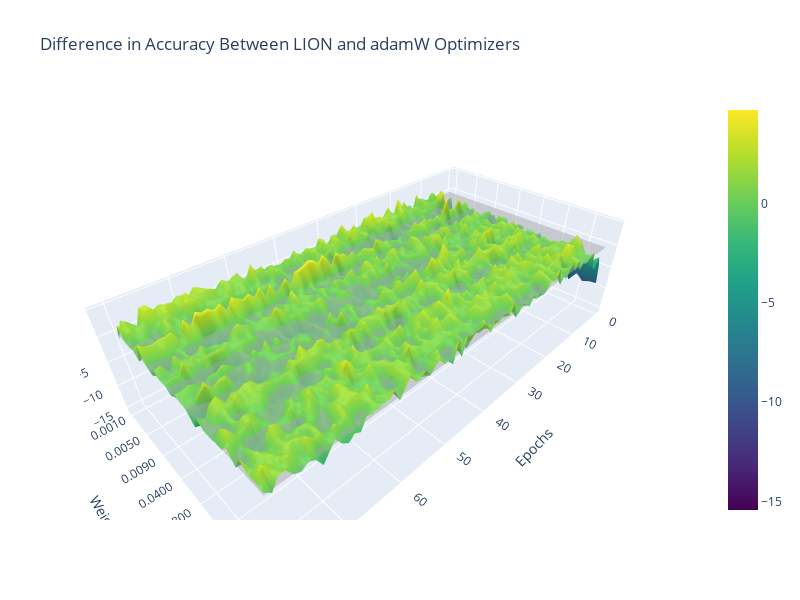

The code cell stored with this chart in its notebook:
### Code cell
import json
import numpy as np
import plotly.graph_objs as go

# File names

file_names = [
    "adamW_weightDecay_ablation_valid_accuracy.json",
    "lion_weightDecay_ablation_valid_accuracy.json",
]

# Initialize lists to store data for both files
data_adamW = []
data_lion = []

# Load data from both files
for file_name in file_names:
    with open(f'{file_name}', 'r') as file:
        data = json.load(file)
        if "adam" in file_name:
            data_adamW = [values for lr, values in data.items()]
        elif "lion" in file_name:
            data_lion = [values for lr, values in data.items()]
""

# Convert the accuracy data to 2D NumPy arrays
accuracy_data_adamW = np.array(data_adamW)
accuracy_data_lion = np.array(data_lion)

# Calculate the difference
accuracy_difference = accuracy_data_lion - accuracy_data_adamW


# Create a 2D grid for X and Y (epochs and Weight Decay)
epochs = np.arange(1, len(accuracy_difference[0]) + 1)
learning_rates = np.array([f"{float(lr):.4f}" for lr in data.keys()])
learning_rates = np.array([(str(lr)) for lr in learning_rates])


# Create a trace for the 3D surface plot of the difference
trace_diff = go.Surface(x=epochs, y=learning_rates,
                        z=accuracy_difference, colorscale='Viridis')


# Create a trace for the light shape plane at z = 0
z_zero_plane = np.zeros(accuracy_difference.shape)
trace_zero_plane = go.Surface(
    x=epochs,
    y=learning_rates,
    z=z_zero_plane,
    colorscale='Greys',
    showscale=False,
    opacity=0.5
)

# Create a layout for the plot
layout_diff = go.Layout(
    scene=dict(
        xaxis=dict(title='Epochs'),
        yaxis=dict(title='Weight Decay'),
        zaxis=dict(title='Accuracy Difference'),
    ),
    title='Difference in Accuracy Between LION and adamW Optimizers',
    width=800,  # Set the width of the plot
    height=600,  # Set the height of the plot
)

# Create a figure and add the traces with the layouts
fig_diff = go.Figure(data=[trace_diff, trace_zero_plane], layout=layout_diff)
fig_diff.show()

### Figure 1 — Plotly figure (JSON) as saved in the notebook; plotly's stock layout.template omitted (floating-point values rounded to 4 significant figures; data arrays with more than 128 entries replaced by an {"elided": "..."} marker saying what was removed)
{"data": [{"colorscale": [[0, "#440154"], [0.1111, "#482878"], [0.2222, "#3e4989"], [0.3333, "#31688e"], [0.4444, "#26828e"], [0.5556, "#1f9e89"], [0.6667, "#35b779"], [0.7778, "#6ece58"], [0.8889, "#b5de2b"], [1, "#fde725"]], "type": "surface", "x": [1, 2, 3, 4, 5, 6, 7, 8, 9, 10, 11, 12, 13, 14, 15, 16, 17, 18, 19, 20, 21, 22, 23, 24, 25, 26, 27, 28, 29, 30, 31, 32, 33, 34, 35, 36, 37, 38, 39, 40, 41, 42, 43, 44, 45, 46, 47, 48, 49, 50, 51, 52, 53, 54, 55, 56, 57, 58, 59, 60, 61, 62, 63, 64, 65, 66, 67, 68, 69, 70, 71, 72, 73, 74, 75, 76, 77, 78, 79, 80], "y": ["0.0010", "0.0020", "0.0030", "0.0040", "0.0050", "0.0060", "0.0070", "0.0080", "0.0090", "0.0100", "0.0200", "0.0300", "0.0400", "0.0500", "0.0600", "0.0700", "0.0800", "0.0900", "0.1000", "0.2000", "0.3000", "0.4000", "0.5000", "0.6000", "0.7000", "0.8000", "0.9000", "1.0000"], "z": {"elided": "28x80 float values"}}, {"colorscale": [[0, "rgb(255,255,255)"], [0.125, "rgb(240,240,240)"], [0.25, "rgb(217,217,217)"], [0.375, "rgb(189,189,189)"], [0.5, "rgb(150,150,150)"], [0.625, "rgb(115,115,115)"], [0.75, "rgb(82,82,82)"], [0.875, "rgb(37,37,37)"], [1, "rgb(0,0,0)"]], "opacity": 0.5, "showscale": false, "type": "surface", "x": [1, 2, 3, 4, 5, 6, 7, 8, 9, 10, 11, 12, 13, 14, 15, 16, 17, 18, 19, 20, 21, 22, 23, 24, 25, 26, 27, 28, 29, 30, 31, 32, 33, 34, 35, 36, 37, 38, 39, 40, 41, 42, 43, 44, 45, 46, 47, 48, 49, 50, 51, 52, 53, 54, 55, 56, 57, 58, 59, 60, 61, 62, 63, 64, 65, 66, 67, 68, 69, 70, 71, 72, 73, 74, 75, 76, 77, 78, 79, 80], "y": ["0.0010", "0.0020", "0.0030", "0.0040", "0.0050", "0.0060", "0.0070", "0.0080", "0.0090", "0.0100", "0.0200", "0.0300", "0.0400", "0.0500", "0.0600", "0.0700", "0.0800", "0.0900", "0.1000", "0.2000", "0.3000", "0.4000", "0.5000", "0.6000", "0.7000", "0.8000", "0.9000", "1.0000"], "z": {"elided": "28x80 int values"}}], "layout": {"height": 600, "scene": {"xaxis": {"title": {"text": "Epochs"}}, "yaxis": {"title": {"text": "Weight Decay"}}, "zaxis": {"title": {"text": "Accuracy Difference"}}}, "title": {"text": "Difference in Accuracy Between LION and adamW Optimizers"}, "width": 800}}
